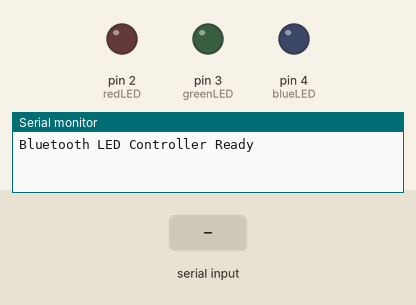
Simulated run of this sketch. Board: Arduino Uno, built with avr-gcc and run on an emulated ATmega328P. On the bench: output pins drawn as LEDs (lit = HIGH), the last lines printed to the serial monitor. Dashed ring = blinking. The test bench sets the inputs (shaded band).

Above: at 1.2 s.
1.3 s: "F" received over the second serial link
At 1.45 s:
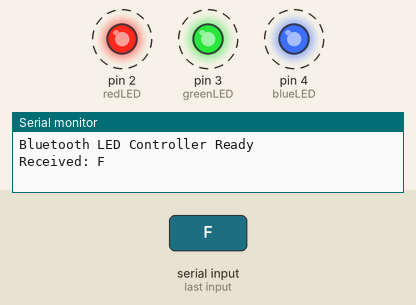
4.3 s: "R" received over the second serial link
At 5.4 s:
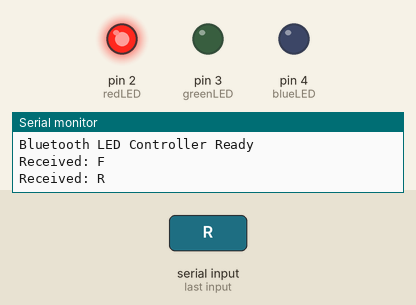
5.8 s: "G" received over the second serial link
At 6.5 s:
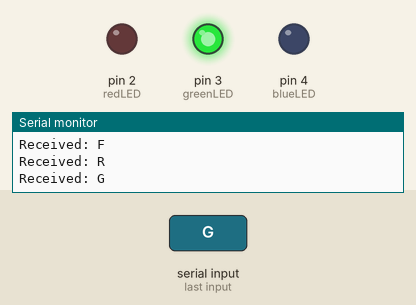
7.3 s: "B" received over the second serial link
At 7.7 s:
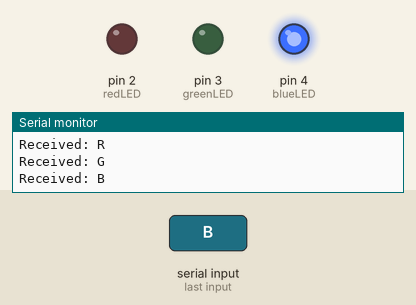
Timing chart, 0 to 9.8 s (numbered marks = the images above; inputs shaded):
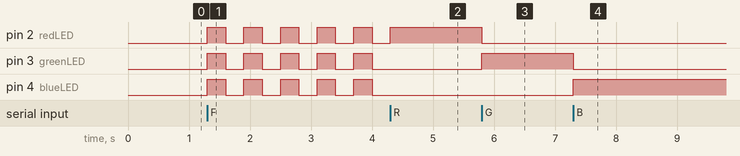

Measured:
- after the input at 1.3 s, pin 2 (redLED), pin 3 (greenLED), pin 4 (blueLED): alternates HIGH for 0.30 s and LOW for 0.30 s, starting at once
- after the input at 4.3 s, pin 2 (redLED): LOW → HIGH at once
- after the input at 5.8 s, pin 2 (redLED): HIGH → LOW at once; pin 3 (greenLED): LOW → HIGH at once
- after the input at 7.3 s, pin 3 (greenLED): HIGH → LOW at once; pin 4 (blueLED): LOW → HIGH at once

The sketch:

code.ino
```cpp
#include <SoftwareSerial.h>

SoftwareSerial BT(10, 11); // RX, TX

const int redLED = 2;
const int greenLED = 3;
const int blueLED = 4;

void setup() {
  pinMode(redLED, OUTPUT);
  pinMode(greenLED, OUTPUT);
  pinMode(blueLED, OUTPUT);

  digitalWrite(redLED, LOW);
  digitalWrite(greenLED, LOW);
  digitalWrite(blueLED, LOW);

  Serial.begin(9600);
  BT.begin(9600);

  Serial.println("Bluetooth LED Controller Ready");
}

void loop() {

  if (BT.available()) {

    char cmd = toupper(BT.read());

    Serial.print("Received: ");
    Serial.println(cmd);

    switch (cmd) {

      case 'R':
        digitalWrite(redLED, HIGH);
        digitalWrite(greenLED, LOW);
        digitalWrite(blueLED, LOW);
        break;

      case 'G':
        digitalWrite(redLED, LOW);
        digitalWrite(greenLED, HIGH);
        digitalWrite(blueLED, LOW);
        break;

      case 'B':
        digitalWrite(redLED, LOW);
        digitalWrite(greenLED, LOW);
        digitalWrite(blueLED, HIGH);
        break;

      case 'X':
        digitalWrite(redLED, LOW);
        digitalWrite(greenLED, LOW);
        digitalWrite(blueLED, LOW);
        break;

      case 'F':
        for (int i = 0; i < 5; i++) {
          digitalWrite(redLED, HIGH);
          digitalWrite(greenLED, HIGH);
          digitalWrite(blueLED, HIGH);
          delay(300);

          digitalWrite(redLED, LOW);
          digitalWrite(greenLED, LOW);
          digitalWrite(blueLED, LOW);
          delay(300);
        }
        break;
    }
  }
}
```
